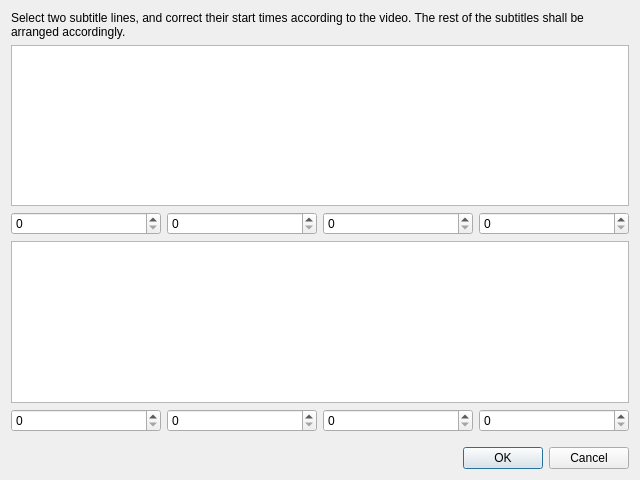
<?xml version="1.0" encoding="UTF-8"?>
<ui version="4.0">
 <class>SemiAutoMoveDialog</class>
 <widget class="QDialog" name="SemiAutoMoveDialog">
  <property name="geometry">
   <rect>
    <x>0</x>
    <y>0</y>
    <width>640</width>
    <height>480</height>
   </rect>
  </property>
  <property name="windowTitle">
   <string>Move &amp; Stretch subtitles</string>
  </property>
  <layout class="QGridLayout" name="gridLayout">
   <item row="0" column="0">
    <layout class="QVBoxLayout" name="verticalLayout">
     <item>
      <widget class="QLabel" name="infoLabel">
       <property name="text">
        <string>Select two subtitle lines, and correct their start times according to the video. The rest of the subtitles shall be arranged accordingly.</string>
       </property>
       <property name="wordWrap">
        <bool>true</bool>
       </property>
      </widget>
     </item>
     <item>
      <widget class="QListWidget" name="listWidget1"/>
     </item>
     <item>
      <layout class="QHBoxLayout" name="horizontalLayout">
       <item>
        <widget class="QSpinBox" name="hours1">
         <property name="maximum">
          <number>99</number>
         </property>
        </widget>
       </item>
       <item>
        <widget class="QSpinBox" name="minutes1">
         <property name="maximum">
          <number>59</number>
         </property>
        </widget>
       </item>
       <item>
        <widget class="QSpinBox" name="seconds1">
         <property name="maximum">
          <number>59</number>
         </property>
        </widget>
       </item>
       <item>
        <widget class="QSpinBox" name="milliseconds1">
         <property name="maximum">
          <number>999</number>
         </property>
        </widget>
       </item>
      </layout>
     </item>
     <item>
      <widget class="QListWidget" name="listWidget2"/>
     </item>
     <item>
      <layout class="QHBoxLayout" name="horizontalLayout_2">
       <item>
        <widget class="QSpinBox" name="hours2"/>
       </item>
       <item>
        <widget class="QSpinBox" name="minutes2">
         <property name="maximum">
          <number>59</number>
         </property>
        </widget>
       </item>
       <item>
        <widget class="QSpinBox" name="seconds2">
         <property name="maximum">
          <number>59</number>
         </property>
        </widget>
       </item>
       <item>
        <widget class="QSpinBox" name="milliseconds2">
         <property name="maximum">
          <number>999</number>
         </property>
        </widget>
       </item>
      </layout>
     </item>
     <item>
      <spacer name="verticalSpacer">
       <property name="orientation">
        <enum>Qt::Vertical</enum>
       </property>
       <property name="sizeHint" stdset="0">
        <size>
         <width>20</width>
         <height>40</height>
        </size>
       </property>
      </spacer>
     </item>
     <item>
      <widget class="QDialogButtonBox" name="buttonBox">
       <property name="orientation">
        <enum>Qt::Horizontal</enum>
       </property>
       <property name="standardButtons">
        <set>QDialogButtonBox::Cancel|QDialogButtonBox::Ok</set>
       </property>
      </widget>
     </item>
    </layout>
   </item>
  </layout>
 </widget>
 <resources/>
 <connections>
  <connection>
   <sender>buttonBox</sender>
   <signal>accepted()</signal>
   <receiver>SemiAutoMoveDialog</receiver>
   <slot>accept()</slot>
   <hints>
    <hint type="sourcelabel">
     <x>248</x>
     <y>254</y>
    </hint>
    <hint type="destinationlabel">
     <x>157</x>
     <y>274</y>
    </hint>
   </hints>
  </connection>
  <connection>
   <sender>buttonBox</sender>
   <signal>rejected()</signal>
   <receiver>SemiAutoMoveDialog</receiver>
   <slot>reject()</slot>
   <hints>
    <hint type="sourcelabel">
     <x>316</x>
     <y>260</y>
    </hint>
    <hint type="destinationlabel">
     <x>286</x>
     <y>274</y>
    </hint>
   </hints>
  </connection>
 </connections>
</ui>
